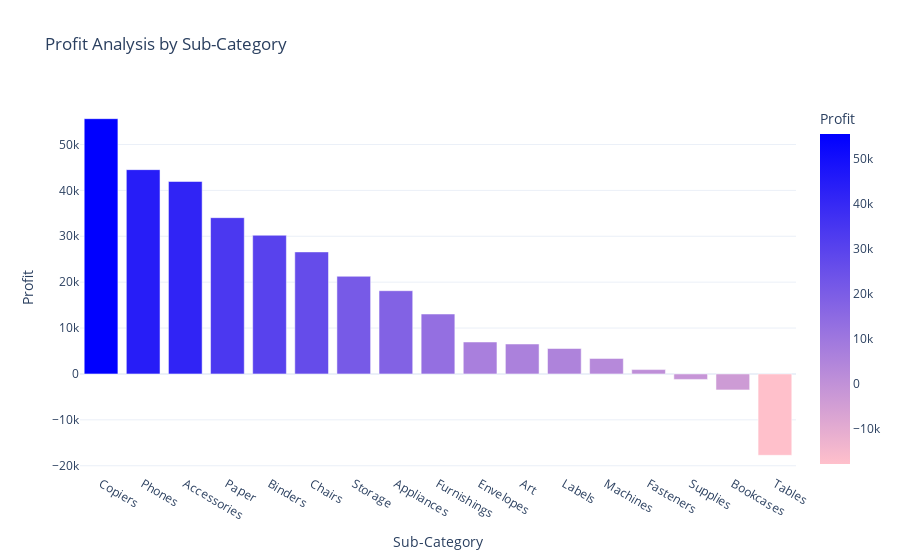

This figure's notebook cell:
### Code cell
profit_by_subcategory = data.groupby('Sub-Category')['Profit'].sum().reset_index()
profit_by_subcategory = profit_by_subcategory.sort_values(by="Profit", ascending=False)

fig = px.bar(profit_by_subcategory,
             x = 'Sub-Category',
             y = 'Profit',
             color = 'Profit',
             color_continuous_scale = ['pink', 'blue'],
             title = "Profit Analysis by Sub-Category")
fig.show()

### Figure 1 — Plotly figure (JSON) as saved in the notebook; plotly's stock layout.template omitted (floating-point values rounded to 4 significant figures)
{"data": [{"alignmentgroup": "True", "hovertemplate": "Sub-Category=%{x}<br>Profit=%{marker.color}<extra></extra>", "legendgroup": "", "marker": {"color": [55620.0, 44520.0, 41940.0, 34050.0, 30220.0, 26590.0, 21280.0, 18140.0, 13060.0, 6964.0, 6528.0, 5546.0, 3385.0, 949.5, -1189.0, -3473.0, -17730.0], "coloraxis": "coloraxis", "pattern": {"shape": ""}}, "name": "", "offsetgroup": "", "orientation": "v", "showlegend": false, "textposition": "auto", "type": "bar", "x": ["Copiers", "Phones", "Accessories", "Paper", "Binders", "Chairs", "Storage", "Appliances", "Furnishings", "Envelopes", "Art", "Labels", "Machines", "Fasteners", "Supplies", "Bookcases", "Tables"], "xaxis": "x", "y": [55620.0, 44520.0, 41940.0, 34050.0, 30220.0, 26590.0, 21280.0, 18140.0, 13060.0, 6964.0, 6528.0, 5546.0, 3385.0, 949.5, -1189.0, -3473.0, -17730.0], "yaxis": "y"}], "layout": {"barmode": "relative", "coloraxis": {"colorbar": {"title": {"text": "Profit"}}, "colorscale": [[0, "pink"], [1, "blue"]]}, "legend": {"tracegroupgap": 0}, "title": {"text": "Profit Analysis by Sub-Category"}, "xaxis": {"anchor": "y", "domain": [0, 1], "title": {"text": "Sub-Category"}}, "yaxis": {"anchor": "x", "domain": [0, 1], "title": {"text": "Profit"}}}}
